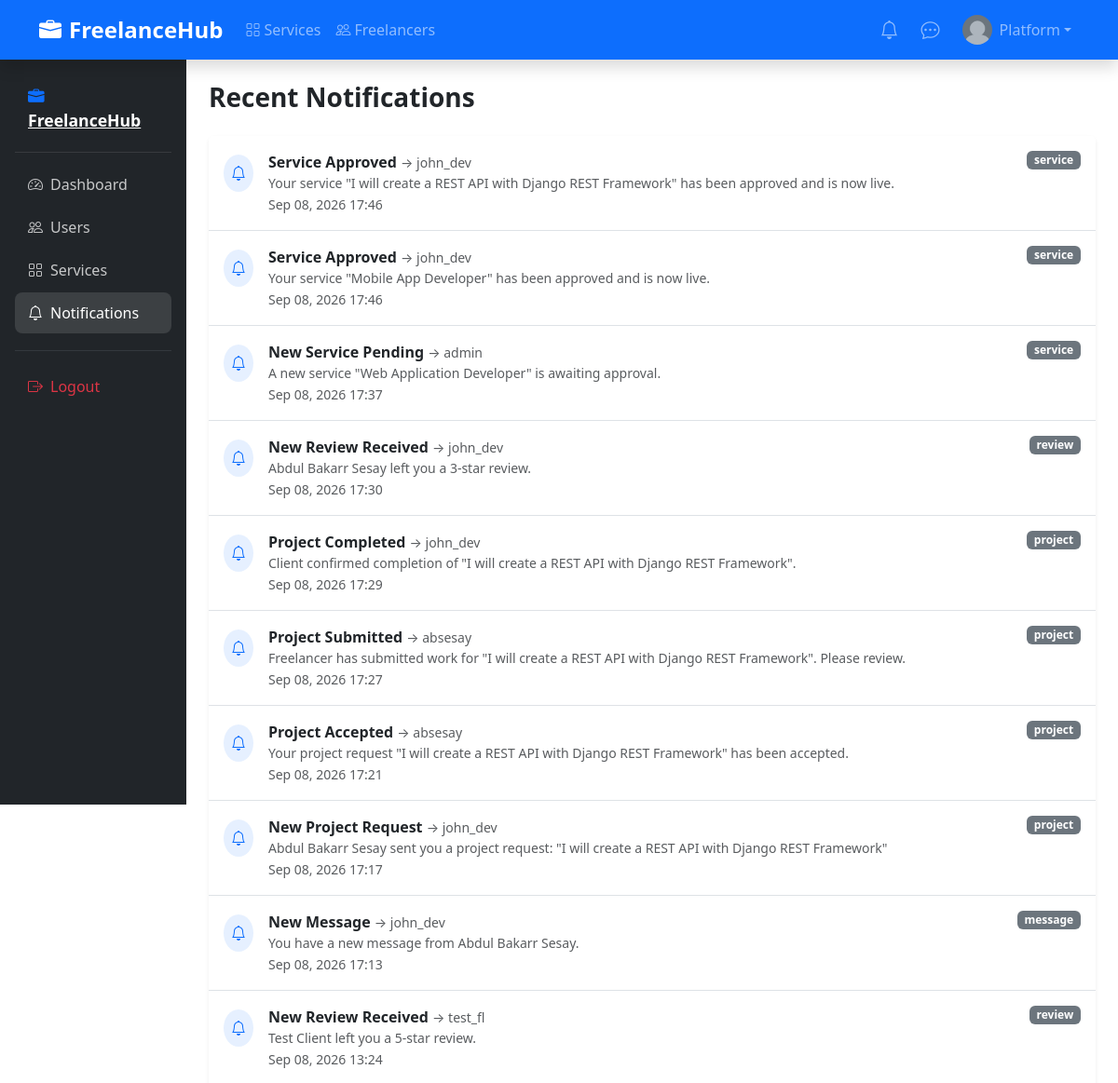
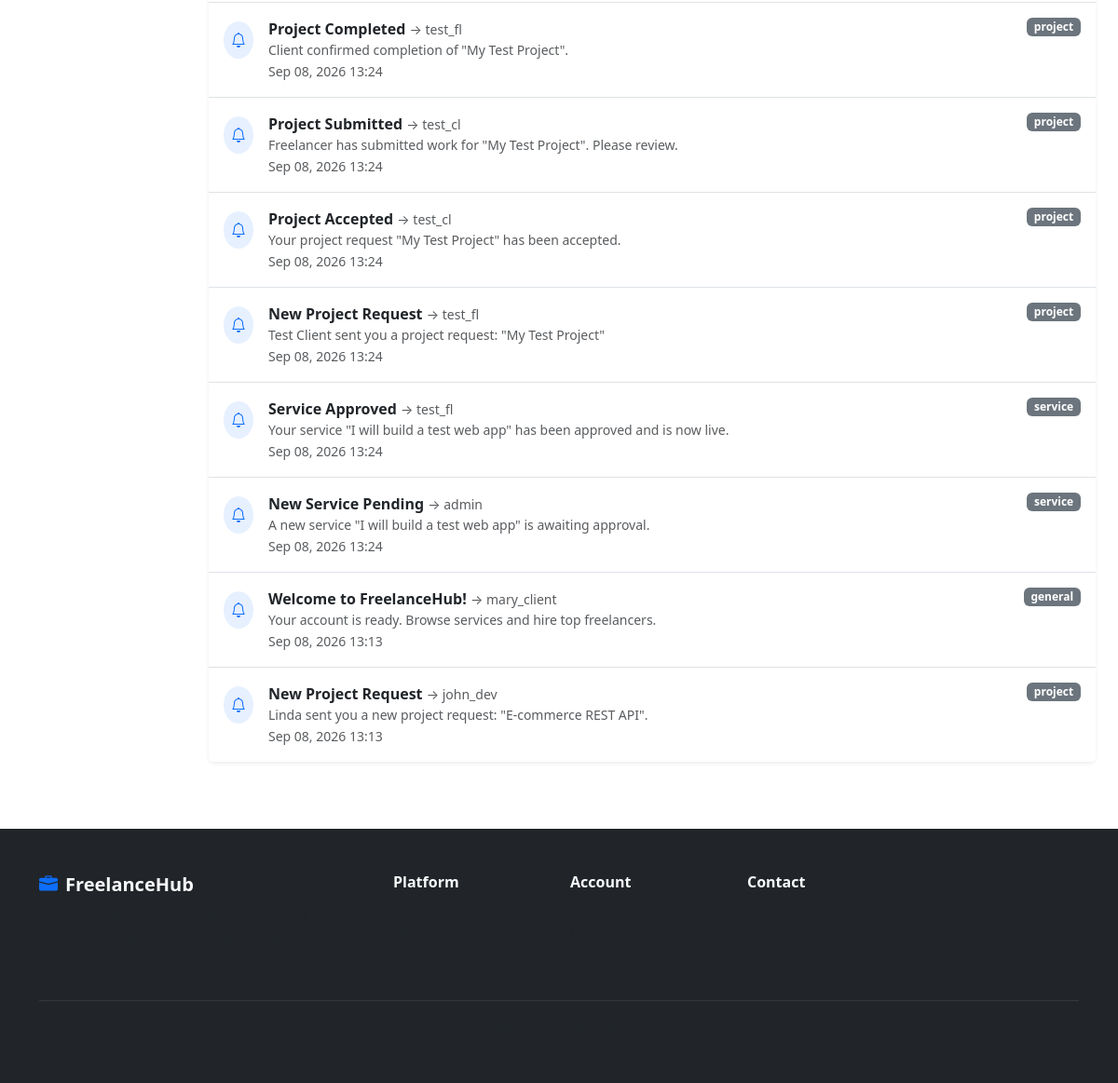
Page /dashboard/admin/notifications/ (signed in) on the committed database (2 pictures, top to bottom).
### accounts/models.py (models this page shows, shortened)
class User(AbstractUser):
    ROLE_ADMIN = 'admin'
    ROLE_FREELANCER = 'freelancer'
    ROLE_CLIENT = 'client'
    ROLE_CHOICES = [
        (ROLE_ADMIN, 'Admin'),
        (ROLE_FREELANCER, 'Freelancer'),
        (ROLE_CLIENT, 'Client'),
    ]
    role = models.CharField(max_length=20, choices=ROLE_CHOICES, default=ROLE_CLIENT)
    phone = models.CharField(max_length=20, blank=True)
    profile_picture = models.ImageField(upload_to='profile_pictures/', blank=True, null=True)
    location = models.CharField(max_length=100, blank=True)
    is_active = models.BooleanField(default=True)
    date_joined = models.DateTimeField(auto_now_add=True)
    def is_admin(self):
        return self.role == self.ROLE_ADMIN
    def get_profile_picture_url(self):
        if self.profile_picture:
            return self.profile_picture.url
        return '/static/images/default_avatar.png'

### notifications/models.py (models this page shows, shortened)
class Notification(models.Model):
    TYPE_CHOICES = [
        ('project', 'Project'),
        ('service', 'Service'),
        ('message', 'Message'),
        ('review', 'Review'),
        ('report', 'Report'),
        ('general', 'General'),
    ]
    user = models.ForeignKey(User, on_delete=models.CASCADE, related_name='notifications')
    title = models.CharField(max_length=200)
    message = models.TextField()
    notification_type = models.CharField(max_length=20, choices=TYPE_CHOICES, default='general')
    is_read = models.BooleanField(default=False)
    link = models.CharField(max_length=300, blank=True)
    created_at = models.DateTimeField(auto_now_add=True)
    class Meta:
        ordering = ['-created_at']

### dashboard/views.py (the view)
    def wrapper(request, *args, **kwargs):
        if not request.user.is_authenticated or not request.user.is_admin():
            messages.error(request, 'Access denied.')
            return redirect('home')
        return view_func(request, *args, **kwargs)

### dashboard/views.py (called while the page is built)
def admin_required(view_func):
    def wrapper(request, *args, **kwargs):
        if not request.user.is_authenticated or not request.user.is_admin():
            messages.error(request, 'Access denied.')
            return redirect('home')
        return view_func(request, *args, **kwargs)
    return login_required(wrapper)

@admin_required
def admin_notifications(request):
    notifications = Notification.objects.all().order_by('-created_at')[:50]
    return render(request, 'dashboard/admin/notifications.html', {'notifications': notifications})

### notifications/context_processors.py (called while the page is built)
def notifications_count(request):
    if request.user.is_authenticated:
        count = Notification.objects.filter(user=request.user, is_read=False).count()
        return {'unread_notifications_count': count}
    return {'unread_notifications_count': 0}

### templates/dashboard/admin/notifications.html (shortened to what this page needs)
{% extends 'dashboard/base_dashboard.html' %}
{% block sidebar %}
<a href="{% url 'home' %}" class="sidebar-brand"><i class="bi bi-briefcase-fill me-2 text-primary"></i>FreelanceHub</a>
<nav class="nav flex-column">
    <a class="nav-link" href="{% url 'dashboard:admin_dashboard' %}"><i class="bi bi-speedometer2 me-2"></i>Dashboard</a>
    <a class="nav-link" href="{% url 'dashboard:admin_users' %}"><i class="bi bi-people me-2"></i>Users</a>
    <a class="nav-link" href="{% url 'dashboard:admin_services' %}"><i class="bi bi-grid me-2"></i>Services</a>
    <a class="nav-link active" href="{% url 'dashboard:admin_notifications' %}"><i class="bi bi-bell me-2"></i>Notifications</a>
    <hr class="border-secondary">
    <a class="nav-link text-danger" href="{% url 'accounts:logout' %}"><i class="bi bi-box-arrow-right me-2"></i>Logout</a>
</nav>
{% endblock %}
{% block dashboard_content %}
<h3 class="fw-bold mb-4">Recent Notifications</h3>
<div class="card border-0 shadow-sm">
    <div class="list-group list-group-flush">
        {% for n in notifications %}
        <div class="list-group-item d-flex align-items-start gap-3 py-3">
            <div class="bg-primary bg-opacity-10 rounded-circle p-2 mt-1"><i class="bi bi-bell text-primary"></i></div>
            <div class="flex-fill">
                <div class="fw-semibold">{{ n.title }} <small class="text-muted fw-normal">→ {{ n.user.username }}</small></div>
                <div class="text-muted small">{{ n.message }}</div>
                <small class="text-muted">{{ n.created_at|date:"M d, Y H:i" }}</small>
            </div>
            <span class="badge bg-secondary">{{ n.notification_type }}</span>
        </div>
        {% empty %}
        <div class="list-group-item text-center text-muted py-5">No notifications.</div>
        {% endfor %}
    </div>
</div>
{% endblock %}

### templates/base.html (shortened to what this page needs)
<!DOCTYPE html>
<html lang="en">
<head>
    <link href="https://cdn.jsdelivr.net/npm/bootstrap@5.3.0/dist/css/bootstrap.min.css" rel="stylesheet">
    <link href="https://cdn.jsdelivr.net/npm/bootstrap-icons@1.11.0/font/bootstrap-icons.css" rel="stylesheet">
    {% load static %}
    <link rel="stylesheet" href="{% static 'css/main.css' %}">
</head>
<body>
<nav class="navbar navbar-expand-lg navbar-dark bg-primary sticky-top shadow">
    <div class="container">
        <a class="navbar-brand fw-bold fs-4" href="{% url 'home' %}">
            <i class="bi bi-briefcase-fill me-2"></i>FreelanceHub
        </a>
        <div class="collapse navbar-collapse" id="navbarNav">
            <ul class="navbar-nav me-auto">
                <li class="nav-item">
                    <a class="nav-link" href="{% url 'services:list' %}"><i class="bi bi-grid me-1"></i>Services</a>
                </li>
                <li class="nav-item">
                    <a class="nav-link" href="{% url 'freelancers:list' %}"><i class="bi bi-people me-1"></i>Freelancers</a>
                </li>
            </ul>
            <ul class="navbar-nav ms-auto align-items-center">
                {% if user.is_authenticated %}
                    <li class="nav-item me-2">
                        <a class="nav-link position-relative" href="{% url 'notifications:list' %}">
                            <i class="bi bi-bell fs-5"></i>
                        </a>
                    </li>
                    <li class="nav-item me-2">
                        <a class="nav-link" href="{% url 'messaging:inbox' %}"><i class="bi bi-chat-dots fs-5"></i></a>
                    </li>
                    <li class="nav-item dropdown">
                        <a class="nav-link dropdown-toggle d-flex align-items-center" href="#" data-bs-toggle="dropdown">
                            <img src="{{ user.get_profile_picture_url }}" class="rounded-circle me-2" width="32" height="32" alt="Profile" style="object-fit:cover;">
                            {{ user.first_name }}
                        </a>
                    </li>
                {% endif %}
            </ul>
        </div>
    </div>
</nav>
{% block content %}{% endblock %}
<footer class="bg-dark text-light py-5 mt-5">
    <div class="container">
        <div class="row">
            <div class="col-md-4 mb-4">
                <h5 class="fw-bold"><i class="bi bi-briefcase-fill me-2 text-primary"></i>FreelanceHub</h5>
                <p class="text-muted">Connecting skilled freelancers with clients worldwide. Find the right talent for any project.</p>
            </div>
            <div class="col-md-2 mb-4">
                <h6 class="fw-bold">Platform</h6>
                <ul class="list-unstyled">
                    <li><a href="{% url 'services:list' %}" class="text-muted text-decoration-none">Browse Services</a></li>
                    <li><a href="{% url 'freelancers:list' %}" class="text-muted text-decoration-none">Find Freelancers</a></li>
                </ul>
            </div>
            <div class="col-md-2 mb-4">
                <h6 class="fw-bold">Account</h6>
                <ul class="list-unstyled">
                    <li><a href="{% url 'accounts:register' %}" class="text-muted text-decoration-none">Register</a></li>
                    <li><a href="{% url 'accounts:login' %}" class="text-muted text-decoration-none">Login</a></li>
                </ul>
            </div>
            <div class="col-md-4 mb-4">
                <h6 class="fw-bold">Contact</h6>
                <p class="text-muted"><i class="bi bi-envelope me-2"></i>support@freelancehub.com</p>
            </div>
        </div>
        <hr class="border-secondary">
        <p class="text-center text-muted mb-0">&copy; 2026 FreelanceHub. All rights reserved.</p>
    </div>
</footer>
</body>
</html>

### static/css/main.css (style rules this page uses)
:root { --primary: #0d6efd; --sidebar-width: 240px; }
.sidebar .nav-link { color: rgba(255,255,255,0.75); border-radius: 8px; padding: 10px 14px; margin-bottom: 2px; transition: all 0.2s; }
.sidebar .nav-link:hover, .sidebar .nav-link.active { background: rgba(255,255,255,0.12); color: #fff; }
.sidebar .nav-link i { width: 20px; }
.sidebar-brand { font-size: 1.1rem; font-weight: 700; color: #fff; padding: 10px 14px 20px; border-bottom: 1px solid rgba(255,255,255,0.1); margin-bottom: 12px; display: block; }

### rows in the picture
User: first_name "Platform"
Notification: title "Service Approved", user.username "john_dev", message "Your service \"I will create a REST API with Django REST Framework\" has been approved and is now live.", created_at "Sep 08, 2026 17:46", notification_type "service"
Notification: title "Service Approved", user.username "john_dev", message "Your service \"Mobile App Developer\" has been approved and is now live.", created_at "Sep 08, 2026 17:46", notification_type "service"
Notification: title "New Service Pending", user.username "admin", message "A new service \"Web Application Developer\" is awaiting approval.", created_at "Sep 08, 2026 17:37", notification_type "service"
Notification: title "New Review Received", user.username "john_dev", message "Abdul Bakarr Sesay left you a 3-star review.", created_at "Sep 08, 2026 17:30", notification_type "review"
Notification: title "Project Completed", user.username "john_dev", message "Client confirmed completion of \"I will create a REST API with Django REST Framework\".", created_at "Sep 08, 2026 17:29", notification_type "project"
Notification: title "Project Submitted", user.username "absesay", message "Freelancer has submitted work for \"I will create a REST API with Django REST Framework\". Please review.", created_at "Sep 08, 2026 17:27", notification_type "project"
Notification: title "Project Accepted", user.username "absesay", message "Your project request \"I will create a REST API with Django REST Framework\" has been accepted.", created_at "Sep 08, 2026 17:21", notification_type "project"
Notification: title "New Project Request", user.username "john_dev", message "Abdul Bakarr Sesay sent you a project request: \"I will create a REST API with Django REST Framework\"", created_at "Sep 08, 2026 17:17", notification_type "project"
Notification: title "New Message", user.username "john_dev", message "You have a new message from Abdul Bakarr Sesay.", created_at "Sep 08, 2026 17:13", notification_type "message"
Notification: title "New Review Received", user.username "test_fl", message "Test Client left you a 5-star review.", created_at "Sep 08, 2026 13:24", notification_type "review"
Notification: title "Project Completed", user.username "test_fl", message "Client confirmed completion of \"My Test Project\".", created_at "Sep 08, 2026 13:24", notification_type "project"
Notification: title "Project Submitted", user.username "test_cl", message "Freelancer has submitted work for \"My Test Project\". Please review.", created_at "Sep 08, 2026 13:24", notification_type "project"
Notification: title "Project Accepted", user.username "test_cl", message "Your project request \"My Test Project\" has been accepted.", created_at "Sep 08, 2026 13:24", notification_type "project"
Notification: title "New Project Request", user.username "test_fl", message "Test Client sent you a project request: \"My Test Project\"", created_at "Sep 08, 2026 13:24", notification_type "project"
Notification: title "Service Approved", user.username "test_fl", message "Your service \"I will build a test web app\" has been approved and is now live.", created_at "Sep 08, 2026 13:24", notification_type "service"
Notification: title "New Service Pending", user.username "admin", message "A new service \"I will build a test web app\" is awaiting approval.", created_at "Sep 08, 2026 13:24", notification_type "service"
Notification: title "Welcome to FreelanceHub!", user.username "mary_client", message "Your account is ready. Browse services and hire top freelancers.", created_at "Sep 08, 2026 13:13", notification_type "general"
Notification: title "New Project Request", user.username "john_dev", message "Linda sent you a new project request: \"E-commerce REST API\".", created_at "Sep 08, 2026 13:13", notification_type "project"
